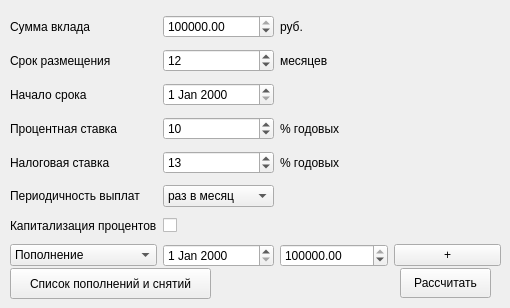
       <widget class="QWidget" name="part3">
        <attribute name="title">
         <string>калькулятор депозита</string>
        </attribute>
        <widget class="QWidget" name="gridLayoutWidget_2">
         <property name="geometry">
          <rect>
           <x>10</x>
           <y>10</y>
           <width>491</width>
           <height>262</height>
          </rect>
         </property>
         <layout class="QGridLayout" name="gridLayout_2">
          <item row="2" column="1">
           <widget class="QDateEdit" name="Date_2">
            <property name="calendarPopup">
             <bool>false</bool>
            </property>
           </widget>
          </item>
          <item row="0" column="2">
           <widget class="QLabel" name="label_11">
            <property name="text">
             <string>руб.</string>
            </property>
           </widget>
          </item>
          <item row="7" column="1">
           <widget class="QDateEdit" name="Date_3">
            <property name="calendarPopup">
             <bool>false</bool>
            </property>
           </widget>
          </item>
          <item row="4" column="2">
           <widget class="QLabel" name="label_22">
            <property name="text">
             <string>% годовых</string>
            </property>
           </widget>
          </item>
          <item row="1" column="2">
           <widget class="QLabel" name="label_12">
            <property name="text">
             <string>месяцев</string>
            </property>
           </widget>
          </item>
          <item row="0" column="1">
           <widget class="QDoubleSpinBox" name="Sum_2">
            <property name="minimum">
             <double>1000.000000000000000</double>
            </property>
            <property name="maximum">
             <double>99999999.989999994635582</double>
            </property>
            <property name="singleStep">
             <double>1000.000000000000000</double>
            </property>
            <property name="value">
             <double>100000.000000000000000</double>
            </property>
           </widget>
          </item>
          <item row="6" column="0">
           <widget class="QLabel" name="label_19">
            <property name="text">
             <string>Капитализация процентов</string>
            </property>
            <property name="margin">
             <number>3</number>
            </property>
           </widget>
          </item>
          <item row="3" column="1">
           <widget class="QSpinBox" name="percent_2">
            <property name="minimum">
             <number>1</number>
            </property>
            <property name="value">
             <number>10</number>
            </property>
           </widget>
          </item>
          <item row="5" column="1">
           <widget class="QComboBox" name="comboBox">
            <property name="currentIndex">
             <number>2</number>
            </property>
            <item>
             <property name="text">
              <string>каждый день</string>
             </property>
            </item>
            <item>
             <property name="text">
              <string>раз в неделю</string>
             </property>
            </item>
            <item>
             <property name="text">
              <string>раз в месяц</string>
             </property>
            </item>
            <item>
             <property name="text">
              <string>раз в квартал</string>
             </property>
            </item>
            <item>
             <property name="text">
              <string>раз в пол года</string>
             </property>
            </item>
            <item>
             <property name="text">
              <string>раз в год</string>
             </property>
            </item>
            <item>
             <property name="text">
              <string>в конце срока</string>
             </property>
            </item>
           </widget>
          </item>
          <item row="2" column="0">
           <widget class="QLabel" name="label_9">
            <property name="text">
             <string>Начало срока</string>
            </property>
            <property name="margin">
             <number>2</number>
            </property>
           </widget>
          </item>
          <item row="4" column="1">
           <widget class="QSpinBox" name="nalog">
            <property name="minimum">
             <number>1</number>
            </property>
            <property name="value">
             <number>13</number>
            </property>
            <property name="displayIntegerBase">
             <number>10</number>
            </property>
           </widget>
          </item>
          <item row="5" column="0">
           <widget class="QLabel" name="label_16">
            <property name="text">
             <string>Периодичность выплат</string>
            </property>
            <property name="margin">
             <number>2</number>
            </property>
           </widget>
          </item>
          <item row="6" column="1">
           <widget class="QCheckBox" name="checkBox_kapital">
            <property name="layoutDirection">
             <enum>Qt::LeftToRight</enum>
            </property>
            <property name="text">
             <string/>
            </property>
           </widget>
          </item>
          <item row="4" column="0">
           <widget class="QLabel" name="label_21">
            <property name="text">
             <string>Налоговая ставка</string>
            </property>
            <property name="margin">
             <number>2</number>
            </property>
           </widget>
          </item>
          <item row="3" column="0">
           <widget class="QLabel" name="label_13">
            <property name="text">
             <string>Процентная ставка</string>
            </property>
            <property name="margin">
             <number>2</number>
            </property>
           </widget>
          </item>
          <item row="1" column="1">
           <widget class="QSpinBox" name="Time_2">
            <property name="minimum">
             <number>1</number>
            </property>
            <property name="maximum">
             <number>600</number>
            </property>
            <property name="value">
             <number>12</number>
            </property>
            <property name="displayIntegerBase">
             <number>10</number>
            </property>
           </widget>
          </item>
          <item row="7" column="0">
           <widget class="QComboBox" name="comboBox_add">
            <property name="currentIndex">
             <number>0</number>
            </property>
            <item>
             <property name="text">
              <string>Пополнение</string>
             </property>
            </item>
            <item>
             <property name="text">
              <string>Снятие</string>
             </property>
            </item>
           </widget>
          </item>
          <item row="1" column="0">
           <widget class="QLabel" name="label_14">
            <property name="text">
             <string>Срок размещения</string>
            </property>
            <property name="margin">
             <number>2</number>
            </property>
           </widget>
          </item>
          <item row="7" column="2">
           <widget class="QDoubleSpinBox" name="Sum_3">
            <property name="minimum">
             <double>1000.000000000000000</double>
            </property>
            <property name="maximum">
             <double>99999999.989999994635582</double>
            </property>
            <property name="singleStep">
             <double>1000.000000000000000</double>
            </property>
            <property name="value">
             <double>100000.000000000000000</double>
            </property>
           </widget>
          </item>
          <item row="3" column="2">
           <widget class="QLabel" name="label_15">
            <property name="text">
             <string>% годовых</string>
            </property>
           </widget>
          </item>
          <item row="0" column="0">
           <widget class="QLabel" name="label_10">
            <property name="text">
             <string>Сумма вклада</string>
            </property>
            <property name="margin">
             <number>2</number>
            </property>
           </widget>
          </item>
          <item row="7" column="3">
           <widget class="QPushButton" name="pushButton_add">
            <property name="text">
             <string>+</string>
            </property>
           </widget>
          </item>
         </layout>
        </widget>
        <widget class="QPushButton" name="Button_deposit">
         <property name="geometry">
          <rect>
           <x>400</x>
           <y>268</y>
           <width>91</width>
           <height>30</height>
          </rect>
         </property>
         <property name="text">
          <string>Рассчитать</string>
         </property>
        </widget>
        <widget class="QPushButton" name="pushButton_list">
         <property name="geometry">
          <rect>
           <x>10</x>
           <y>268</y>
           <width>201</width>
           <height>31</height>
          </rect>
         </property>
         <property name="text">
          <string>Список пополнений и снятий</string>
         </property>
        </widget>
       </widget>
